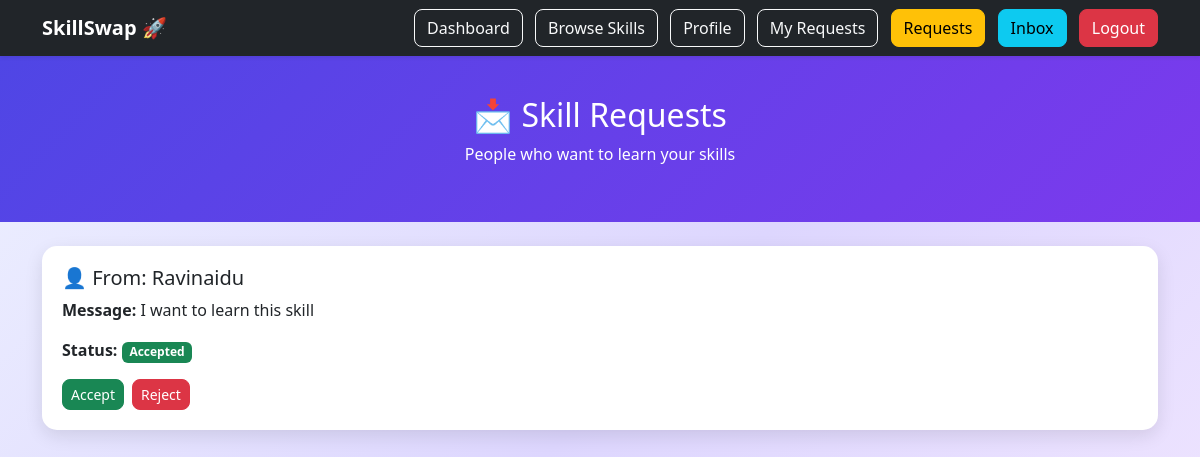
Screenshot of /requests (signed in) with the database file from the repository.
### tables this page shows
CREATE TABLE requests(
            id INTEGER PRIMARY KEY AUTOINCREMENT,
            skill_id INTEGER,
            from_user TEXT,
            to_user TEXT,
            message TEXT,
            status TEXT DEFAULT 'pending'
        );

### app.py (the view)
@app.route('/requests')
def requests_page():
    if 'username' not in session:
        return redirect('/login')
    conn = sqlite3.connect("skillswap.db")
    cursor = conn.cursor()
    cursor.execute("""
        SELECT * FROM requests
        WHERE to_user=?
    """, (session['username'],))
    requests = cursor.fetchall()
    conn.close()
    return render_template('requests.html', requests=requests)

### templates/requests.html (shortened to what this page needs)
<!DOCTYPE html>
<html lang="en">
<head>
    <link href="https://cdn.jsdelivr.net/npm/bootstrap@5.3.3/dist/css/bootstrap.min.css" rel="stylesheet">
</head>
<body>
    {% include 'navbar.html' %}
<div class="header">
    <h2>📩 Skill Requests</h2>
    <p>People who want to learn your skills</p>
</div>
<div class="container mt-4">
    {% for req in requests %}
    <div class="card-box">
        <h5>👤 From: {{ req[2] }}</h5>
        <p><b>Message:</b> {{ req[4] }}</p>
        <p>
            <b>Status:</b>
            {% if req[5] == 'pending' %}
                <span class="badge bg-warning text-dark">Pending</span>
            {% elif req[5] == 'accepted' %}
                <span class="badge bg-success">Accepted</span>
            {% else %}
                <span class="badge bg-danger">Rejected</span>
            {% endif %}
        </p>
        <div class="d-flex gap-2">
            <a href="/accept/{{ req[0] }}" class="btn btn-success btn-sm">
                Accept
            </a>
            <a href="/reject/{{ req[0] }}" class="btn btn-danger btn-sm">
                Reject
            </a>
        </div>
    </div>
    {% endfor %}
</div>
</body>
</html>

### templates/requests.html (style rules this page uses)
body { background: linear-gradient( 135deg, #eef2ff 0%, #ddd6fe 50%, #f3e8ff 100% ); min-height:100vh; }
.header { background: linear-gradient(135deg, #4f46e5, #7c3aed); color: white; padding: 40px; text-align: center; }
.card-box { background: white; border-radius: 15px; padding: 20px; margin-top: 20px; box-shadow: 0 6px 18px rgba(0,0,0,0.1); transition: 0.3s; }
.btn { border-radius: 8px; }

### rows the page displays
requests: from_user "Ravinaidu", message "I want to learn this skill", status "Accepted"
